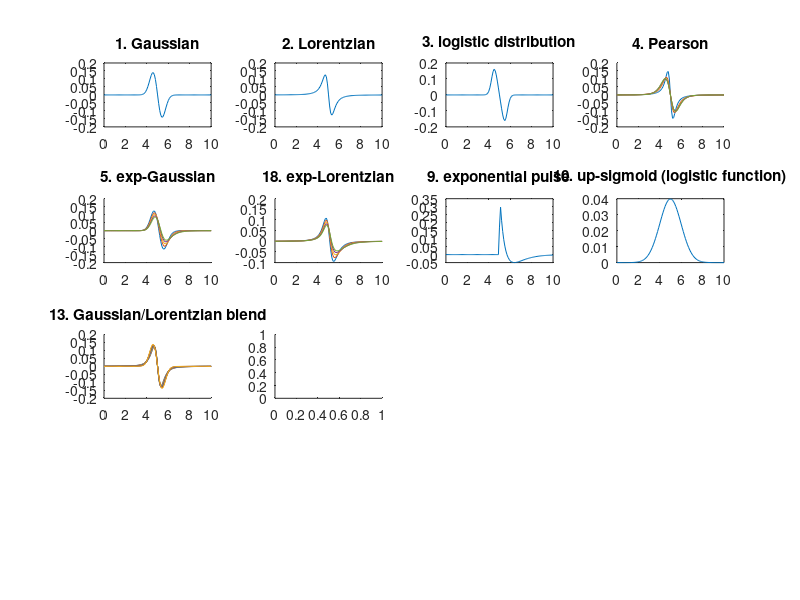

Write the MATLAB code that produced this figure. (Note: this script raises an error after producing the figure.)
function DerivativeShapeDemo
x=0:.1:10;
clf

subplot(4,4,1)
plot(x,deriv(peakfunction(1,x,5,1,.5)))
title('1. Gaussian')

subplot(4,4,2)
plot(x,deriv(peakfunction(2,x,5,1,.5)))
title('2. Lorentzian')

subplot(4,4,3)
plot(x,deriv(peakfunction(3,x,5,1,3)))
title('3. logistic distribution')

subplot(4,4,4)
hold on
for m=.8:.5:3,
  plot(x,deriv(peakfunction(4,x,5,2,m)))
end
hold off
title('4. Pearson')

subplot(4,4,5)
hold on
for m=2:1:6,
  plot(x,deriv(peakfunction(5,x,5,1,-m)))
end
hold off
title('5. exp-Gaussian')

subplot(4,4,6)
hold on
for m=2:1:6,
  plot(x,deriv(peakfunction(18,x,5,1,-m)))
end
hold off
title('18. exp-Lorentzian')

subplot(4,4,7)
plot(x,deriv(peakfunction(9,x,5,1,.5)))
title('9. exponential pulse')

subplot(4,4,8)
plot(x,deriv(peakfunction(10,x,5,1,.5)))
title('10. up-sigmoid (logistic function)')

subplot(4,4,9)
hold on
for m=2:10:100,
  plot(x,deriv(peakfunction(13,x,5,1,m)))
end
hold off
title('13. Gaussian/Lorentzian blend')

subplot(4,4,10)
hold on
for m=2:10:50,
  plot(x,deriv(peakfunction(14,x,5,2,m)))
end
hold off
title('15. bifurcated Gaussian')

subplot(4,4,11)
hold on
for m=1:1:10,
  plot(x,deriv(BWF(x,5,1,m)))
end
hold off
title('15. Breit-Wigner-Fano (BWF)')

subplot(4,4,12)
hold on
for m=.1:.1:1,
  plot(x,deriv(peakfunction(20,x,5,1,m)))
end
hold off
title('20. Voigt profile')

subplot(4,4,13)
plot(x,deriv(lognormal(x,5,30)))
title('25. lognormal')

subplot(4,4,14)
hold on
for m=.1:.1:1,
  plot(x,deriv(downsigmoid(x,5,1)))
end
hold off
title('23. down-sigmoid')

subplot(4,4,16)
plot(x,deriv(1.9*(gaussian(x,3,1)+lorentzian(x,7,1))))
title('22. multiple shapes (e.g. [1 2])')

subplot(4,4,15)
plot(x,deriv(triangle(x,5,2)))
title('21. triangular')
% ----------------------------------------------------------------------
function p=peakfunction(shape,x,pos,wid,m)
switch shape,
    case 1
        p=gaussian(x,pos,wid);
    case 2
        p=lorentzian(x,pos,wid);
    case 3
        p=logistic(x,pos,wid);
    case 4
        p=pearson(x,pos,wid,m);
    case 5
        p=expgaussian(x,pos,wid,m);
    case 6
        p=gaussian(x,pos,wid);
    case 7
        p=lorentzian(x,pos,wid);
    case 8
        p=expgaussian(x,pos,wid,m);
    case 9
        p=exppulse(x,pos,wid);
    case 10
        p=upsigmoid(x,pos,wid);
    case 11
        p=gaussian(x,pos,wid);
    case 12
        p=lorentzian(x,pos,wid);
    case 13
        p=GL(x,pos,wid,m);
    case 14
        p=BiGaussian(x,pos,wid,m);
    case 15
        p=BiLorentzian(x,pos,wid,m);
    case 16
        p=gaussian(x,pos,wid);
    case 17
        p=lorentzian(x,pos,wid);
    case 18
        p=explorentzian(x,pos,wid,m)';
    case 19
        p=alphafunction(x,pos,wid);
    case 20
        p=voigt(x,pos,wid,m);
    otherwise
end % switch
% ----------------------------------------------------------------------
function g = gaussian(x,pos,wid)
%  gaussian(X,pos,wid) = gaussian peak centered on pos, half-width=wid
%  X may be scalar, vector, or matrix, pos and wid both scalar
% Examples: gaussian([0 1 2],1,2) gives result [0.5000    1.0000    0.5000]
% plot(gaussian([1:100],50,20)) displays gaussian band centered at 50 with width 20.
g = exp(-((x-pos)./(0.6005615.*wid)).^2);

% ----------------------------------------------------------------------
function g = lorentzian(x,position,width)
% lorentzian(x,position,width) Lorentzian function.
% where x may be scalar, vector, or matrix
% position and width scalar
% T. C. O'Haver, 1988
% Example: lorentzian([1 2 3],2,2) gives result [0.5 1 0.5]
g=ones(size(x))./(1+((x-position)./(0.5.*width)).^2);
% ----------------------------------------------------------------------
function g = logistic(x,pos,wid)
% logistic function.  pos=position; wid=half-width (both scalar)
% logistic(x,pos,wid), where x may be scalar, vector, or matrix
% pos=position; wid=half-width (both scalar)
% T. C. O'Haver, 1991 
n = exp(-((x-pos)/(.477.*wid)) .^2);
g = (2.*n)./(1+n);
% ----------------------------------------------------------------------
function g = lognormal(x,pos,wid)
% lognormal function.  pos=position; wid=half-width (both scalar)
% lognormal(x,pos,wid), where x may be scalar, vector, or matrix
% pos=position; wid=half-width (both scalar)
% T. C. O'Haver, 1991  
g = exp(-(log(x/pos)/(0.01.*wid)) .^2);
% ----------------------------------------------------------------------
function g = pearson(x,pos,wid,m)
% Pearson VII function. 
% g = pearson7(x,pos,wid,m) where x may be scalar, vector, or matrix
% pos=position; wid=half-width (both scalar)
% m=some number
%  T. C. O'Haver, 1990  
g=ones(size(x))./(1+((x-pos)./((0.5.^(2/m)).*wid)).^2).^m;
% ----------------------------------------------------------------------
function g = expgaussian(x,pos,wid,timeconstant)
%  Exponentially-broadened gaussian(x,pos,wid) = gaussian peak centered on pos, half-width=wid
%  x may be scalar, vector, or matrix, pos and wid both scalar
%  T. C. O'Haver, 2006
g = exp(-((x-pos)./(0.6005615.*wid)) .^2);
g = ExpBroaden(g',timeconstant);
% ----------------------------------------------------------------------
function g = explorentzian(x,pos,wid,timeconstant)
%  Exponentially-broadened lorentzian(x,pos,wid) = lorentzian peak centered on pos, half-width=wid
%  x may be scalar, vector, or matrix, pos and wid both scalar
%  T. C. O'Haver, 2013
g = ones(size(x))./(1+((x-pos)./(0.5.*wid)).^2);
g = ExpBroaden(g',timeconstant);
% ----------------------------------------------------------------------
function yb = ExpBroaden(y,t)
% ExpBroaden(y,t) zero pads y and convolutes result by an exponential decay
% of time constant t by multiplying Fourier transforms and inverse
% transforming the result.
hly=round(length(y)./2);
ey=[y(1).*ones(1,hly)';y;y(length(y)).*ones(1,hly)'];
% figure(2);plot(ey);figure(1);
fy=fft(ey);
a=exp(-(1:length(fy))./t);
fa=fft(a);
fy1=fy.*fa';
ybz=real(ifft(fy1))./sum(a);
yb=ybz(hly+2:length(ybz)-hly+1);
% ----------------------------------------------------------------------
function g = exppulse(x,t1,t2)
% Exponential pulse of the form 
% g = (x-spoint)./pos.*exp(1-(x-spoint)./pos);
e=(x-t1)./t2;
p = 4*exp(-e).*(1-exp(-e));
p=p .* (p>0);
g = p';
% ----------------------------------------------------------------------
function g = alphafunction(x,pos,spoint)
% alpha function.  pos=position; wid=half-width (both scalar)
% lognormal(x,pos,wid), where x may be scalar, vector, or matrix
% pos=position; wid=half-width (both scalar)
% Taekyung Kwon, July 2013  
g = (x-spoint)./pos.*exp(1-(x-spoint)./pos);
for m=1:length(x);if g(m)<0;g(m)=0;end;end
% ----------------------------------------------------------------------
function g = GL(x,pos,wid,m)
% Gaussian/Lorentzian blend. m = percent Gaussian character
% pos=position; wid=half-width
% m = percent Gaussian character.
%  T. C. O'Haver, 2012
g=2*((m/100)*gaussian(x,pos,wid)+(1-(m/100))*lorentzian(x,pos,wid))/2;
% ----------------------------------------------------------------------
function g=voigt(xx,pos,gD,alpha)
% Voigt profile function. xx is the independent variable (energy,
% wavelength, etc), gD is the Doppler (Gaussian) width, and alpha is the
% shape constant (ratio of the Lorentzian width gL to the Doppler width gD.
% Based on Chong Tao's "Voigt lineshape spectrum simulation", 
% File ID: #26707
% alpha=alpha
gL=alpha.*gD;
gV = 0.5346*gL + sqrt(0.2166*gL.^2 + gD.^2);
x = gL/gV;
y = abs(xx-pos)/gV;
g = 1/(2*gV*(1.065 + 0.447*x + 0.058*x^2))*((1-x)*exp(-0.693.*y.^2) + (x./(1+y.^2)) + 0.016*(1-x)*x*(exp(-0.0841.*y.^2.25)-1./(1 + 0.021.*y.^2.25)));
g=g./max(g);
% ----------------------------------------------------------------------
function g = BiGaussian(x,pos,wid,m)
% BiGaussian (different widths on leading edge and trailing edge).
% pos=position; wid=width 
% m determines shape; symmetrical if m=50.
%  T. C. O'Haver, 2012
lx=length(x);
hx=val2ind(x,pos);
g(1:hx)=gaussian(x(1:hx),pos,wid*(m/100));
g(hx+1:lx)=gaussian(x(hx+1:lx),pos,wid*(1-m/100));
% ----------------------------------------------------------------------
function g = BWF(x,pos,wid,m)
% BWF (Breit-Wigner-Fano) http://en.wikipedia.org/wiki/Fano_resonance
% pos=position; wid=width; m=Fano factor
%  T. C. O'Haver, 2014
y=((m*wid/2+x-pos).^2)./(((wid/2).^2)+(x-pos).^2);
% y=((1+(x-pos./(m.*wid))).^2)./(1+((x-pos)./wid).^2);
g=y./max(y);
% ----------------------------------------------------------------------
function g=downsigmoid(x,t1,t2)
 % down step sigmoid
g=.5-.5*erf(real((x-t1)/sqrt(2*t2)));
% ----------------------------------------------------------------------
function g=upsigmoid(x,t1,t2)
% up step sigmoid
g=1/2 + 1/2* erf(real((x-t1)/sqrt(2*t2))); 
% ----------------------------------------------------------------------
function g = triangle(x,pos,wid)
%triangle function.  pos=position; wid=half-width (both scalar)
%triangle(x,pos,wid), where x may be scalar or vector,
%pos=position; wid=half-width (both scalar)
% T. C. O'Haver, 1991
% Example
% x=[0:.1:10];plot(x,triangle(x,5.5,2.3),'.')
g=1-(1./wid) .*abs(x-pos);
for i=1:length(x),  
if g(i)<0,g(i)=0;end
end
% ----------------------------------------------------------------------
function d=deriv(a)
% First derivative of vector using 2-point central difference.
% Example: deriv([1 1 1 2 3 4]) yeilds [0 0 .5 1 1 1]
%  T. C. O'Haver, 1988.
n=length(a);
d=zeros(size(a));
d(1)=a(2)-a(1);
d(n)=a(n)-a(n-1);
for j = 2:n-1;
  d(j)=(a(j+1)-a(j-1)) ./ 2;
end